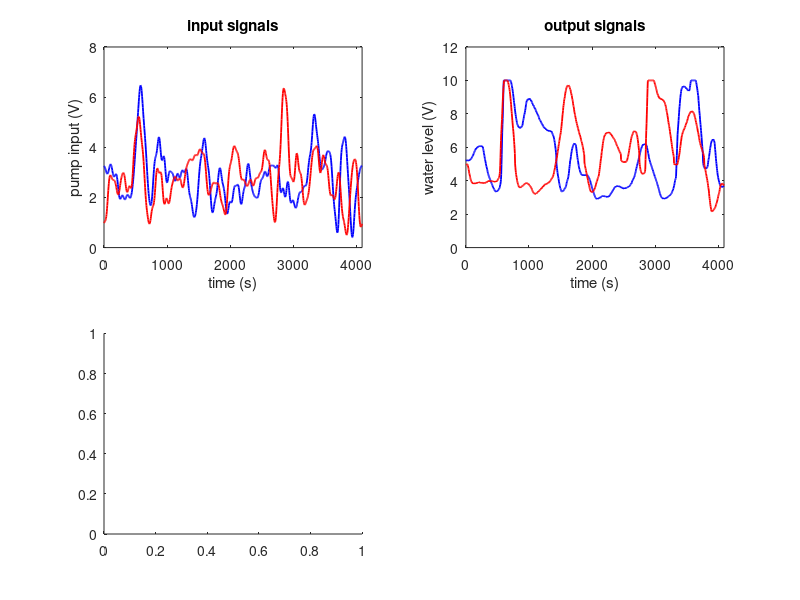

Reproduce this figure in MATLAB. (Note: this script raises an error after producing the figure.)
clear
close all
clc

load('dataBenchmark.mat')

N = length(uEst);
time = 0:Ts:Ts*(N-1);
fs = 1/Ts;
bin = fs/N;
ff = 0:bin:fs-bin;

figure()

subplot(2,2,1)

plot(time,uEst,'b','LineWidth',1.3)
hold on
plot(time,uVal,'r','LineWidth',1.3)
xlabel('time (s)')
ylabel('pump input (V)')
title('input signals')
axis([0 Ts*(N-1) 0 8])

subplot(2,2,2)

plot(time,yEst,'b','LineWidth',1.3)
hold on
plot(time,yVal,'r','LineWidth',1.3)
xlabel('time (s)')
ylabel('water level (V)')
title('output signals')
axis([0 Ts*(N-1) 0 12])

subplot(2,2,3)

UEst = fft(uEst); UVal = fft(uVal);
plot(ff(1:end/2),db(UEst(1:end/2)),'b','LineWidth',1.3)
hold on
plot(ff(1:end/2),db(UVal(1:end/2)),'r','LineWidth',1.3)
xlabel('frequency (Hz)')
ylabel('magnitude (dB)')
title('input signals')
axis([0 fs/2 -400 100])

subplot(2,2,4)

YEst = fft(yEst); YVal = fft(yVal);
plot(ff(1:end/2),db(YEst(1:end/2)),'b','LineWidth',1.3)
hold on
plot(ff(1:end/2),db(YVal(1:end/2)),'r','LineWidth',1.3)
xlabel('frequency (Hz)')
ylabel('magnitude (dB)')
title('output signals')
axis([0 fs/2 -50 100])